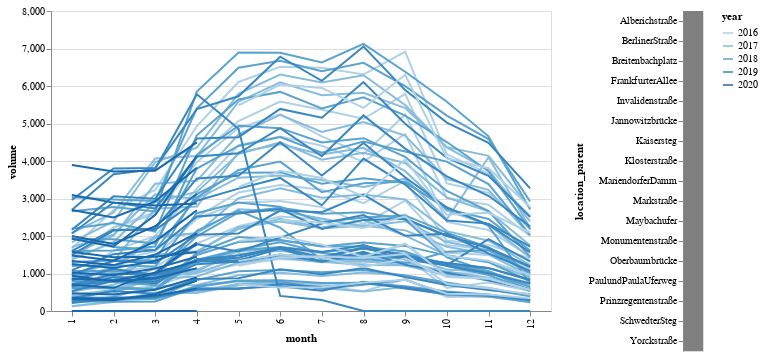

Notebook cell for this chart:
### Code cell
source=day_data.groupby(['month','year','location_parent']).volume.mean().reset_index()

source=source[source.year>2015]


selection = alt.selection_multi(fields=['location_parent'])#, init={'weekday': 'Monday'})


chart=alt.Chart(source).mark_line().encode(
    x='month:N',
    y='volume:Q',
    color=alt.Color('year:O'),
    detail='location_parent'
).transform_filter(
    selection
).properties(width=500)




legend = alt.Chart(source).mark_rect().encode(
        y=alt.Y('location_parent:O'),#  sort=["Monday", "Tuesday", "Wednesday", "Thursday", "Friday", "Saturday", "Sunday"]),
         color=alt.condition(selection,
                    alt.value('gray'),
                    alt.value('lightgray'))
    
        #color=alt.condition(selection,
        #            alt.value('blue'),#, legend=None),
        #            alt.value('lightgray'))
    ).add_selection(
    selection
).properties(
        width=20,
    )

chart | legend

### Figure 1 — Vega-Lite specification as saved in the notebook (floating-point values rounded to 4 significant figures; data arrays with more than 128 entries replaced by an {"elided": "..."} marker saying what was removed)
{"config": {"view": {"continuousWidth": 400, "continuousHeight": 300}}, "hconcat": [{"mark": "line", "encoding": {"color": {"type": "ordinal", "field": "year"}, "detail": {"type": "nominal", "field": "location_parent"}, "x": {"type": "nominal", "field": "month"}, "y": {"type": "quantitative", "field": "volume"}}, "transform": [{"filter": {"selection": "selector279"}}], "width": 500}, {"mark": "rect", "encoding": {"color": {"condition": {"value": "gray", "selection": "selector279"}, "value": "lightgray"}, "y": {"type": "ordinal", "field": "location_parent"}}, "selection": {"selector279": {"type": "multi", "fields": ["location_parent"]}}, "width": 20}], "data": {"name": "data-0db9d349c5c792aa5f6b9856c0b4ca30"}, "$schema": "https://vega.github.io/schema/vega-lite/v4.0.0.json", "datasets": {"data-0db9d349c5c792aa5f6b9856c0b4ca30": {"elided": "855 records"}}}
